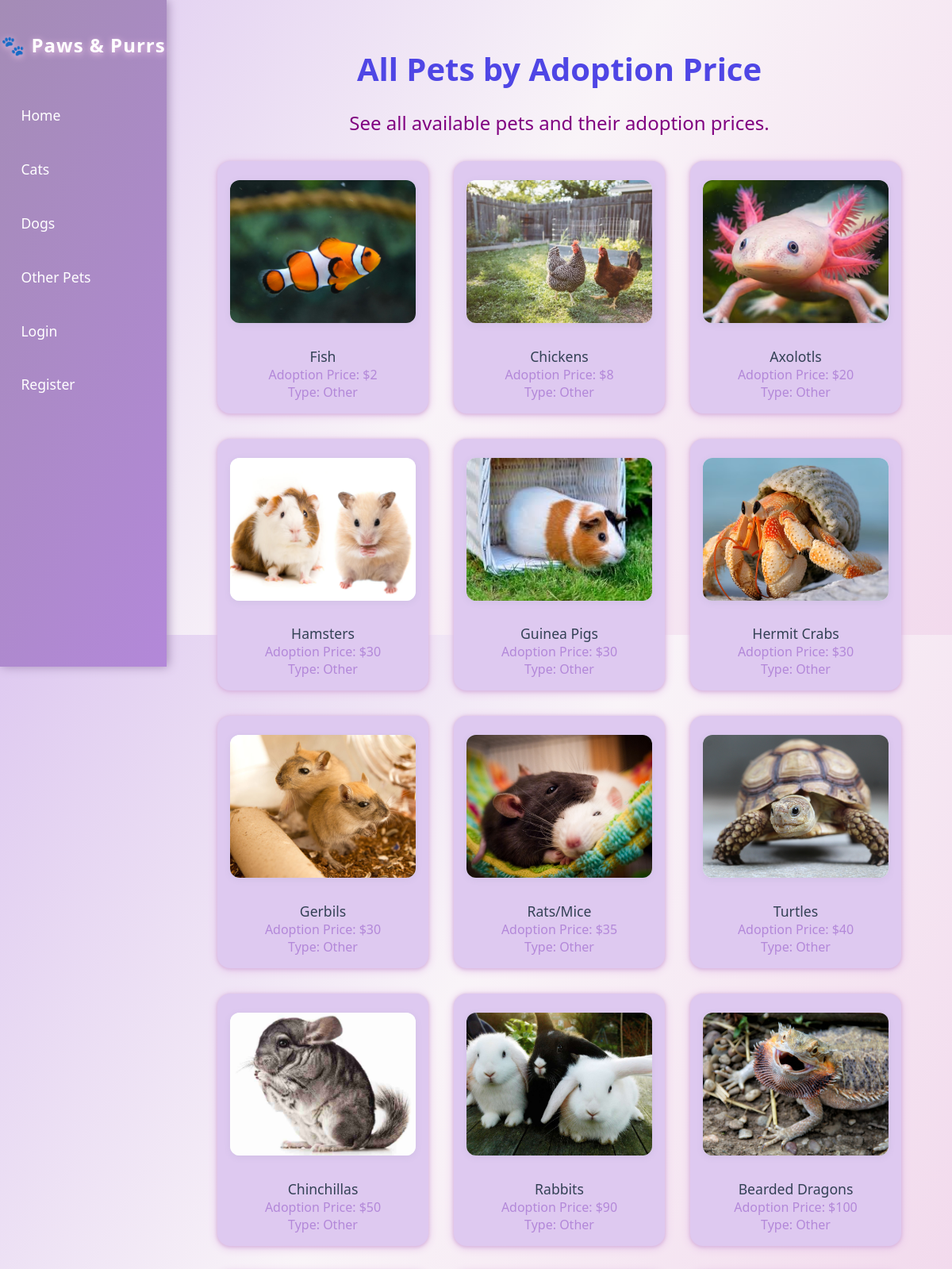
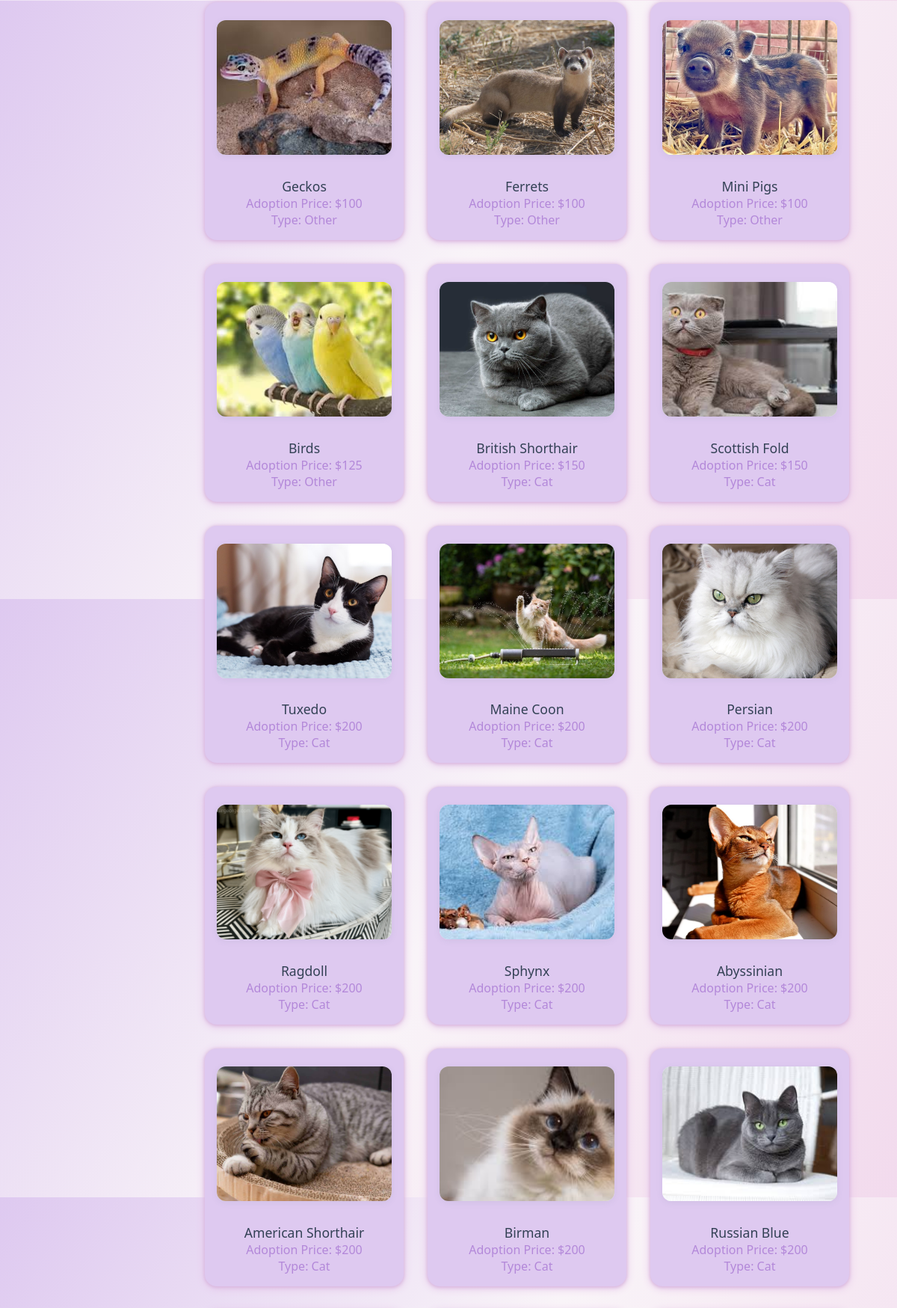
The app's page /adoption_price (upper part) with its own data (2 pictures, top to bottom).
### tables this page shows
CREATE TABLE Other (ID INTEGER PRIMARY KEY, name TEXT, description TEXT, image TEXT, breeder_price INTEGER, adoption_price INTEGER);

CREATE TABLE Cats (ID INTEGER PRIMARY KEY, name TEXT, description TEXT, image TEXT, breeder_price INTEGER, adoption_price INTEGER);

### routes.py (the view)
@routes.route('/adoption_price')
def adoption_price():
    db = get_db()
    pets = []
    for table, pet_type in [
        ('Dogs', 'Dog'),
        ('Cats', 'Cat'),
        ('Other', 'Other')
    ]:
        try:
            cur = db.execute(f'SELECT *, "{pet_type}" as type FROM {table}')
            pets += cur.fetchall()
            cur.close()
        except sqlite3.OperationalError:
            continue
    pets = [pet for pet in pets if pet['adoption_price'] is not None]
    pets.sort(
        key=(
            lambda x: float(x['adoption_price'])
            if x['adoption_price'] else float('inf')
        )
    )
    return render_template('adoption_price.html', pets=pets)

### app.py (called while the page is built)
@app.teardown_appcontext
def close_connection(exception):
    db = getattr(g, '_database', None)
    if db is not None:
        db.close()

### routes.py (called while the page is built)
def get_db():
    db = getattr(g, '_database', None)
    if db is None:
        db = g._database = sqlite3.connect('Backpack.db')
        db.row_factory = sqlite3.Row
    return db

### templates/adoption_price.html
{% extends "layout.html" %}
{% block content %}
<h1>All Pets by Adoption Price</h1>
<p>See all available pets and their adoption prices.</p>
<div class="container-row">
  {% if pets %}
    {% for pet in pets %}
      <div class="container-box">
        <img src="{{ url_for('static', filename='images/' ~ pet['image']) }}" alt="{{ pet['name'] }}" style="width:100%;">
        <h5>{{ pet['name'] }}</h5>
        <div>Adoption Price: ${{ pet['adoption_price'] }}</div>
        <div>Type: {{ pet['type'] }}</div>
      </div>
    {% endfor %}
  {% else %}
    <p>No pets found.</p>
  {% endif %}
</div>
{% endblock %}

### static/style.css (style rules this page uses)
body { font-family: 'Segoe UI', 'Arial', sans-serif; background: linear-gradient(120deg, #DEC9F0 0%, #F9F4F8 50%, #F2DAED 100%); margin: 0; padding: 0; min-height: 100vh; }
h1 { font-size: 2.5em; margin-bottom: 0.5em; color: #4f46e5; text-align: center; }
p { font-size: 1.5em; margin-bottom: 0.5em; color: purple; text-align: center; }
.container-row { display: grid; gap: 2em; margin-top: 2em; grid-template-columns: repeat(auto-fit, minmax(260px, 1fr)); padding: 0 2em 2em 2em; }
.container-box { border: none; background: #DEC9F0; border-radius: 16px; box-shadow: 0 2px 12px #E2BEE6, 0 1px 4px #C9A4CF; padding: 1.5em 1em 1em 1em; transition: box-shadow 0.2s, transform 0.2s; position: relative; overflow: hidden; text-align: center; color: #B388D9; }
.container-box img, .pet-container img { width: 180px; height: 180px; object-fit: cover; border-radius: 12px; margin-bottom: 1em; box-shadow: 0 2px 8px rgba(100,116,139,0.10); background: #f1f5f9; }
h5 { font-size: 1.1em; color: #334155; margin: 0.5em 0 0 0; font-weight: 500; }

### records on screen
Other: image (picture), name "Fish", adoption_price "2", type "Other"
Other: image (picture), name "Chickens", adoption_price "8", type "Other"
Other: image (picture), name "Axolotls", adoption_price "20", type "Other"
Other: image (picture), name "Hamsters", adoption_price "30", type "Other"
Other: image (picture), name "Guinea Pigs", adoption_price "30", type "Other"
Other: image (picture), name "Hermit Crabs", adoption_price "30", type "Other"
Other: image (picture), name "Gerbils", adoption_price "30", type "Other"
Other: image (picture), name "Rats/Mice", adoption_price "35", type "Other"
Other: image (picture), name "Turtles", adoption_price "40", type "Other"
Other: image (picture), name "Chinchillas", adoption_price "50", type "Other"
Other: image (picture), name "Rabbits", adoption_price "90", type "Other"
Other: image (picture), name "Bearded Dragons", adoption_price "100", type "Other"
Other: image (picture), name "Geckos", adoption_price "100", type "Other"
Other: image (picture), name "Ferrets", adoption_price "100", type "Other"
Other: image (picture), name "Mini Pigs", adoption_price "100", type "Other"
Other: image (picture), name "Birds", adoption_price "125", type "Other"
Cats: image (picture), name "British Shorthair", adoption_price "150", type "Cat"
Cats: image (picture), name "Scottish Fold", adoption_price "150", type "Cat"
Cats: image (picture), name "Tuxedo", adoption_price "200", type "Cat"
Cats: image (picture), name "Maine Coon", adoption_price "200", type "Cat"
Cats: image (picture), name "Persian", adoption_price "200", type "Cat"
Cats: image (picture), name "Ragdoll", adoption_price "200", type "Cat"
Cats: image (picture), name "Sphynx", adoption_price "200", type "Cat"
Cats: image+name (picture), name "Abyssinian", adoption_price "200", type "Cat"
Cats: image (picture), name "American Shorthair", adoption_price "200", type "Cat"
Cats: image (picture), name "Birman", adoption_price "200", type "Cat"
Cats: image (picture), name "Russian Blue", adoption_price "200", type "Cat"
